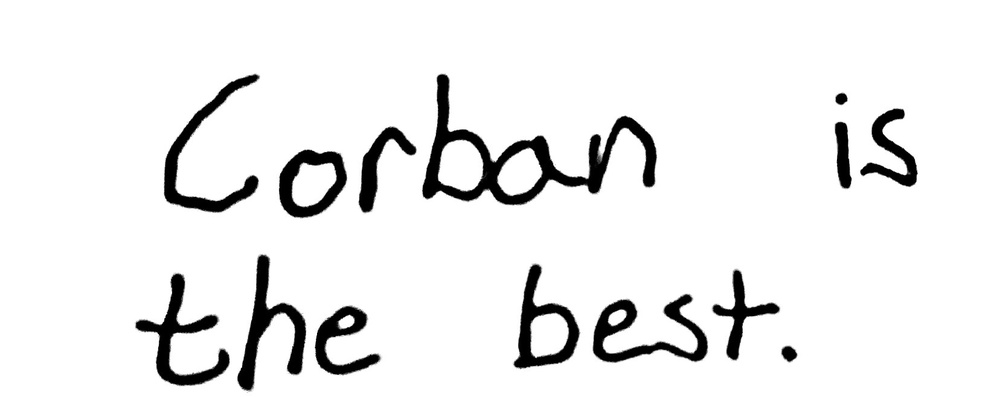
#> input picture Corban.jpg, 1000 x 397 px, shrunk from 1656 x 658 before the run
$ python -i OCR_engine.py   (imports and definitions only)
#> lines starting #> are read from the running program, lines starting #| are printed output that depends on the picture
import imp
# [1 line that did not run here, left out]
#from pytesser import *
from PIL import Image
from PIL import ImageFilter
from PIL import ImageEnhance

SOME_PICTURE_OF_TEXT = "Corban.jpg"
PRINTED_TEXT		 = "test.png"

def process_image(file_location):
	image = _get_image(file_location)
	image.filter(ImageFilter.MedianFilter())
	enhancer = ImageEnhance.Contrast(image)
	image = enhancer.enhance(2)
	image.filter(ImageFilter.SHARPEN)
	image.filter(ImageFilter.EDGE_ENHANCE)
	image.show()
	print("results: \n\n%s\n" % pytesseract.image_to_string(image))
	return pytesseract.image_to_string(image)

def _get_image(file_location):
#> called with file_location = 'Corban.jpg'
	return Image.open(file_location)
#> returned value is the input picture: PIL image 1000x397 RGB; min 0, max 255, mean 236.2

def _train_ocr():
	process_image(PRINTED_TEXT_TEST)
	process_image(HAND_WRITTEN_CORBAN)
	process_image(HAND_WRITTEN)

# [1 line not run here, left out]

>>> result = process_image('Corban.jpg')
#> in process_image, `image = enhancer.enhance(2)`:
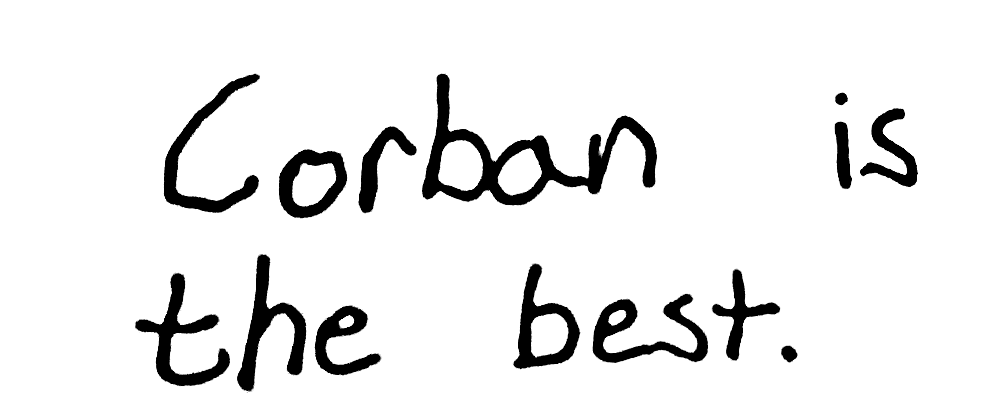
#> image: PIL image 1000x397 RGB; min 0, max 255, mean 234.9
#> (the run stopped early here; a loop or call above may not have finished)
